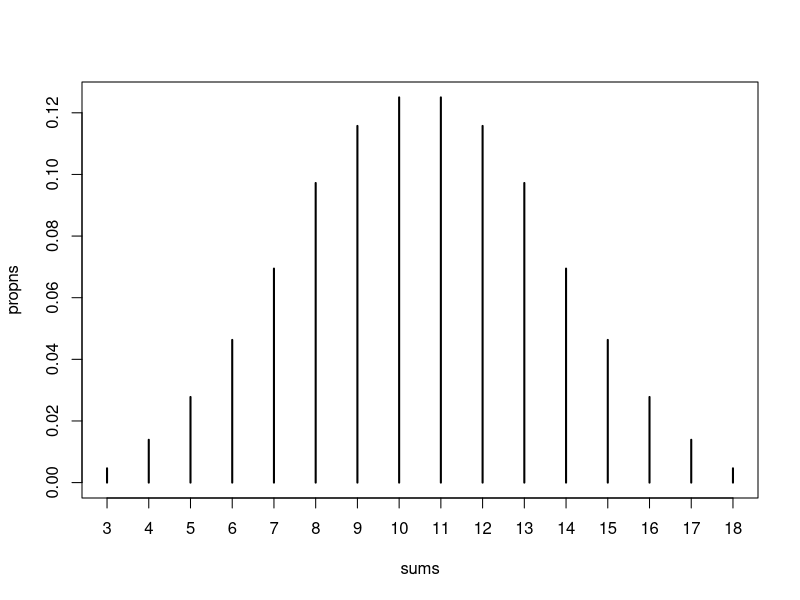
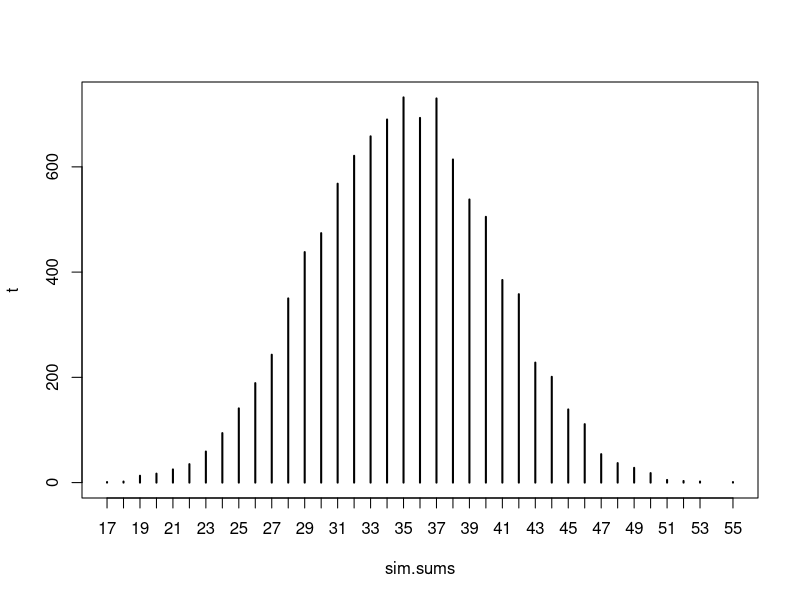
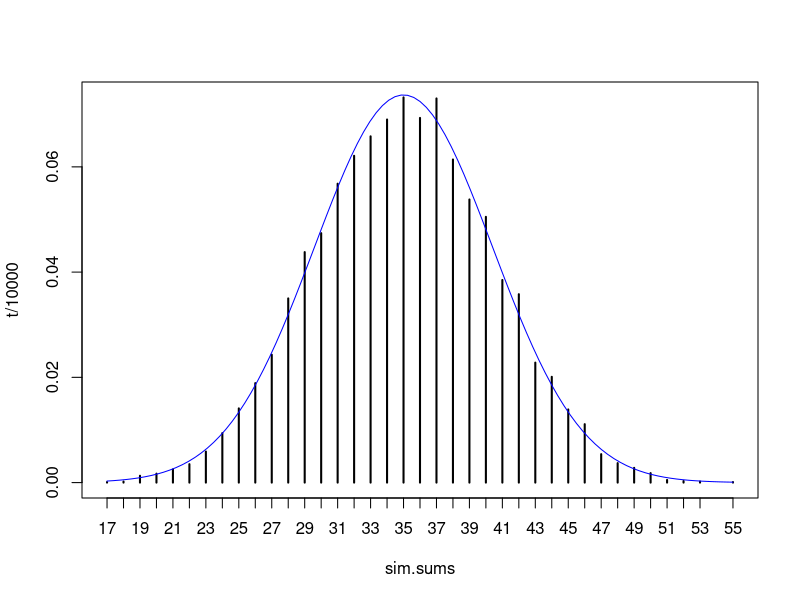

These charts were generated, in order, by the following R code:
## ---- chunk 1
knitr::opts_chunk$set(echo = TRUE)
## ---- chunk 2
set.seed(11131996)
## ---- chunk 3
x = 1:6
x3 = rep(x, 36)
## ---- chunk 4
x1 = rep(x,rep(36,6))
## ---- chunk 5
x2 = rep(rep(x,rep(6,6)),6)

## ---- chunk 6
outcomes = cbind(x1, x2, x3)
outcomes[1:13,]
sums = apply(outcomes, 1, sum)
## ---- chunk 7
ES = mean(sums)
ES
## ---- chunk 8
VarS = mean(sums^2) - ES^2
VarS
## ---- chunk 9
PS15 = sum(sums >= 15)/216
PS15 
## ---- chunk 10
propns=table(sums)/length(sums)
plot(propns,type="h")
## ---- chunk 11
n = 10
B = 10000
popn = 1:6
draws = sample(size=n*B, x=popn, replace=TRUE)
samples = matrix(draws, ncol=n, nrow=B)
## ---- chunk 12
sim.sums = apply(samples, 1, sum)
## ---- chunk 13
ES2 = mean(sim.sums)
ES2
## ---- chunk 14
VarS2 = mean((sim.sums - mean(sim.sums))^2)
VarS2
## ---- chunk 15
PS45 = sum(sim.sums >= 45)/10000
PS45
## ---- chunk 16
t = table(sim.sums)
plot(t)
## ---- chunk 17
plot(t / 10000, type="h")
curve(dnorm(x,m=ES2,s=sqrt(VarS2)), add=T, col="blue")
## ---- chunk 18
clt = 1 - pnorm(45, ES2, sqrt(VarS2))
clt
## ---- chunk 19
clt2 = 1 - pnorm(44.5, ES2, sqrt(VarS2))
clt2
## ---- chunk 20
err = abs((clt2-clt)/clt2)
err
